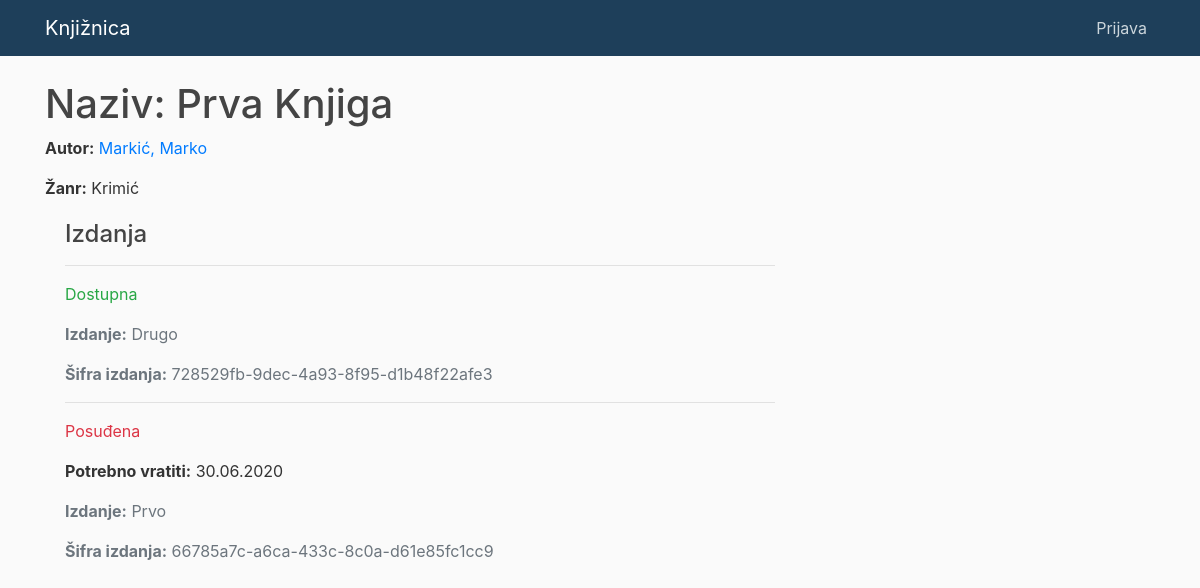
The page /knjiga/1 on the database its author committed.
### app/models.py (models this page shows, shortened)
class Knjiga(models.Model):
    naziv = models.CharField(max_length = 60)
    autor = models.ForeignKey('Autor', on_delete=models.SET_NULL, null=True)
    zanr = models.ManyToManyField(Zanr, verbose_name = 'Žanr')
    izdavacka_kuca = models.CharField(max_length = 50)
    godina_izdanja = models.DateField(auto_now_add = False, auto_now = False)
    class Meta:
        verbose_name_plural = "Knjige"

class Autor(models.Model):
    ime = models.CharField(max_length=100)
    prezime = models.CharField(max_length=100)
    god_rodjenja = models.DateField('Godina rođenja',null=True, blank=True)
    god_smrti = models.DateField('Godina smrti', null=True, blank=True)
    class Meta:
        ordering = ['prezime', 'ime']
        verbose_name_plural = "Autori"
    def __str__(self):
        return '{0}, {1}'.format(self.prezime, self.ime)

class Zanr(models.Model):
    naziv = models.CharField(max_length=200)
    class Meta:
        verbose_name_plural = "Žanrovi"
    def __str__(self):
        return self.naziv

class KnjigaIzdanje(models.Model):
    id = models.UUIDField(primary_key=True, default=uuid.uuid4, help_text='unikatan id za knjigu')
    knjiga = models.ForeignKey('Knjiga', on_delete=models.CASCADE, null=True)
    izdanje = models.CharField(max_length=200)
    vracanje = models.DateField(null=True, blank=True)
    posudjivac = models.ForeignKey(User, on_delete=models.CASCADE, null=True, blank=True, verbose_name = 'Posuđivač')
    STATUS_KNJIGE = (
        ('p', 'Posuđena'),
        ('d', 'Dostupna'),
    )
    status = models.CharField(
        max_length=1,
        choices=STATUS_KNJIGE,
        blank=True,
        default='d',
    )
    class Meta:
        ordering = ['vracanje']
        verbose_name_plural = "Izdanja knjiga"
        permissions = (('obnova', 'obnoviti'),)

### app/views.py (the view)
# urls.py: path('knjiga/<int:pk>', views.KnjigaOpisView.as_view(), name='knjiga-opis'),
class KnjigaOpisView(generic.DetailView):
    model = Knjiga

### app/templates/app/knjiga_detail.html
{% extends "app/base.html" %}
{% block content %}
<h1>Naziv: {{ knjiga.naziv }}</h1>
<p><strong>Autor:</strong> <a href="{% url 'autor-opis' knjiga.autor.pk %}">{{ knjiga.autor }}</a></p>
<p><strong>Žanr:</strong> {{ knjiga.zanr.all|join:", " }}</p>
<div style="margin-left:20px;margin-top:20px">
<h4>Izdanja</h4>
{% for izdanje in knjiga.knjigaizdanje_set.all %}
<hr>
<p class="{% if izdanje.status == 'd' %}text-success{% elif izdanje.status == 'p' %}text-danger{% endif %}">{{ izdanje.get_status_display }}</p>
{% if izdanje.status != 'd' %}<p><strong>Potrebno vratiti:</strong> {{izdanje.vracanje}}</p>{% endif %}
<p class="text-muted"><strong>Izdanje:</strong> {{izdanje.izdanje}}</p>
<p class="text-muted"><strong>Šifra izdanja:</strong> {{izdanje.id}}</p>
{% endfor %}
</div>
{% endblock %}

### app/static/app/main.css (style rules this page uses)
body { background: #fafafa; color: #333333; margin-top: 5rem; }
h1, h2, h3, h4, h5, h6 { color: #444444; }

### rows shown on the page
Knjiga: naziv "Prva Knjiga", autor "Markić, Marko", zanr.all "Krimić"
KnjigaIzdanje: status "Dostupna", izdanje "Drugo", id "728529fb-9dec-4a93-8f95-d1b48f22afe3"
KnjigaIzdanje: status "Posuđena", vracanje "30.06.2020", izdanje "Prvo", id "66785a7c-a6ca-433c-8c0a-d61e85fc1cc9"
